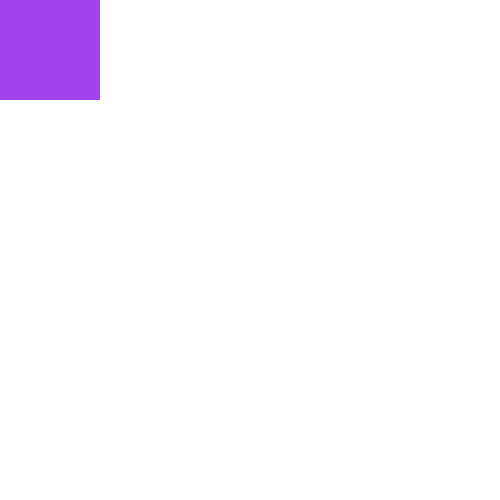
Frame 1 (no input)
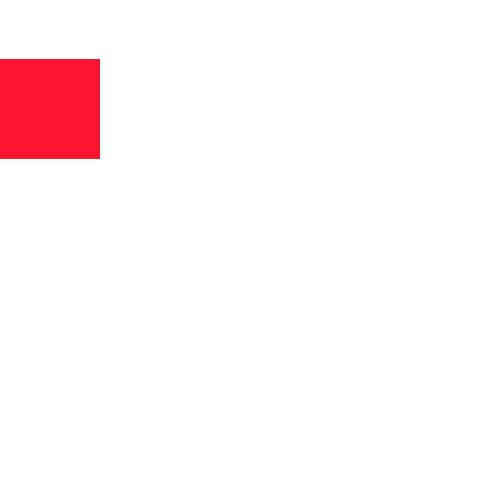
Frame 60 (the mouse pressed at the canvas centre just before this capture)
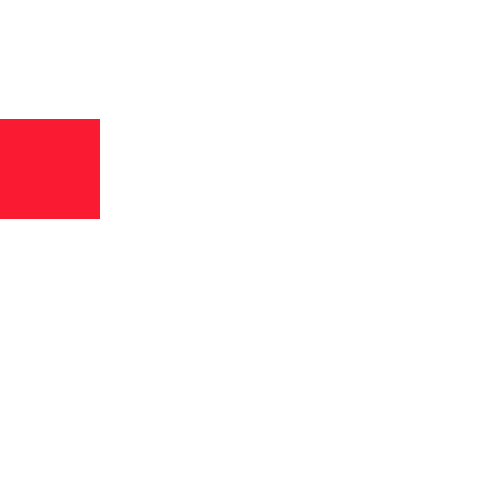
Frame 120 (the mouse held since frame 60 and released just before this capture)

The Processing sketch that drew these frames (run headless with seeded random() and noise(); from frame 60 on, the mouse is pressed at the canvas centre):

// Processing sketch: processing_51319
// ── processing_51319.pde

int horizontal;
int vertical;
int mano;
void setup(){
size(500,500);

smooth();
horizontal=0;
vertical=0;
mano=0;
noStroke();

fill(random(255),random(255),random(255));

}
void draw(){
  background(255);
  rect(horizontal,vertical,100,100);
 
 if (mano==0){
   vertical=vertical+1;
   
   
 }
 
 if (vertical==400){
   mano=1;
   fill(random(50),(100),(150));
 }
 
 if (mano==1){
 horizontal=horizontal+1;
 }
 
 if (horizontal==400){
   mano=5;
   fill((255),random(50),(255));
 }
 
 if (mano==5){
   vertical=vertical-1;
 }
 
 if (vertical==0){
   mano=10;
   fill((255),(255),random(50));
 }
 
 if (mano==10){
   horizontal=horizontal-1;
 }
 
 if (horizontal==0){
 mano=0;
 fill((250),random(50),50);
 }
}
